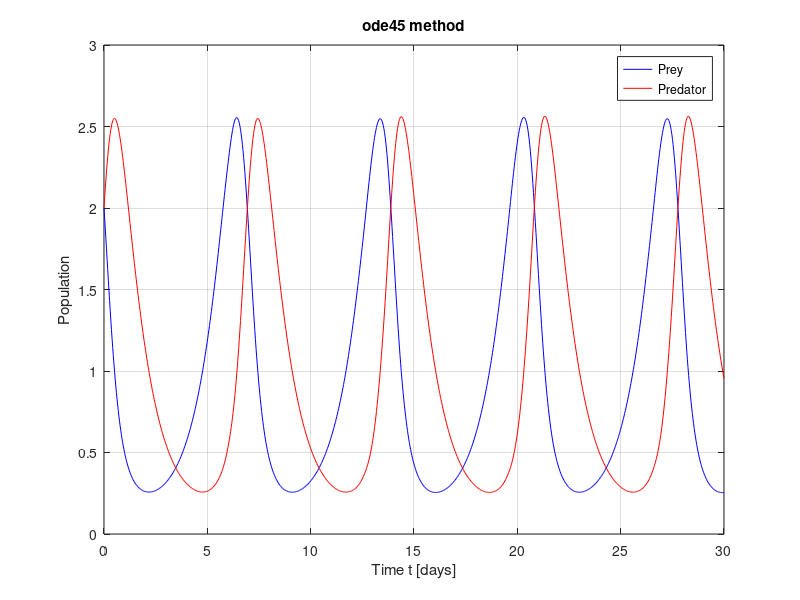

Reproduce this figure in MATLAB. (Note: this script raises an error after producing the figure.)
%% Parameters
alpha = 1;
beta = 1;
delta = 1;
gamma = 1;
x1_0 = 2; % initial prey
x2_0 = 2; % initial predator

%% Derivative function
derivative = @(t, X) [X(1)*(alpha - beta*X(2));
                       X(2)*(-delta + gamma*X(1))];

%% Time setup
Nt = 1000;
tmax = 30;
t = linspace(0, tmax, Nt);
X0 = [x1_0, x2_0];

%% Solve using ode45
[t_sol, X_sol] = ode45(derivative, t, X0);
x1 = X_sol(:,1);
x2 = X_sol(:,2);

%% Plot ode45 results
figure;
plot(t_sol, x1, 'b', 'DisplayName','Prey'); hold on;
plot(t_sol, x2, 'r', 'DisplayName','Predator');
grid on;
xlabel('Time t [days]');
ylabel('Population');
title('ode45 method');
legend;

%% Euler method
Euler = @(func, X0, t) euler_solver(func, X0, t);

Xe = Euler(derivative, X0, t);

figure;
plot(t, Xe(:,1), 'b', 'DisplayName','Prey'); hold on;
plot(t, Xe(:,2), 'r', 'DisplayName','Predator');
grid on;
xlabel('Time t [s]');
ylabel('Population');
ylim([0 6]);
title('Euler method');
legend;

%% Varying beta
beta_values = [0.5 1 1.5 2];

% Prey population
figure;
hold on;
for b = beta_values
    deriv = @(t,X) [X(1)*(alpha - b*X(2)); X(2)*(-delta + gamma*X(1))];
    [t_sol, X_sol] = ode45(deriv, t, X0);
    plot(t_sol, X_sol(:,1), 'DisplayName', sprintf('\\beta=%.1f',b));
end
xlabel('Time');
ylabel('Prey population');
title('Prey population for varying \beta');
grid on;
legend;

% Predator population
figure;
hold on;
for b = beta_values
    deriv = @(t,X) [X(1)*(alpha - b*X(2)); X(2)*(-delta + gamma*X(1))];
    [t_sol, X_sol] = ode45(deriv, t, X0);
    plot(t_sol, X_sol(:,2), 'DisplayName', sprintf('\\beta=%.1f',b));
end
xlabel('Time');
ylabel('Predator population');
title('Predator population for varying \beta');
grid on;
legend;

%% Phase plane for varying initial prey
x1_initial_values = [1 2 3 5 8];
figure;
hold on;
for x1_0i = x1_initial_values
    X0i = [x1_0i, x2_0];
    [~, X_sol] = ode45(derivative, t, X0i);
    plot(X_sol(:,1), X_sol(:,2), 'DisplayName', sprintf('x1(0)=%d', x1_0i));
end
xlabel('Prey population');
ylabel('Predator population');
title('Predator vs Prey (phase plane)');
grid on;
legend;
axis equal;


%% Euler solver function
function X = euler_solver(func, X0, t)
    dt = t(2) - t(1);
    nt = length(t);
    n_vars = length(X0);
    X = zeros(nt, n_vars);
    X(1,:) = X0;
    for i = 1:nt-1
        X(i+1,:) = X(i,:) + func(t(i), X(i,:)')'*dt;
    end
end
